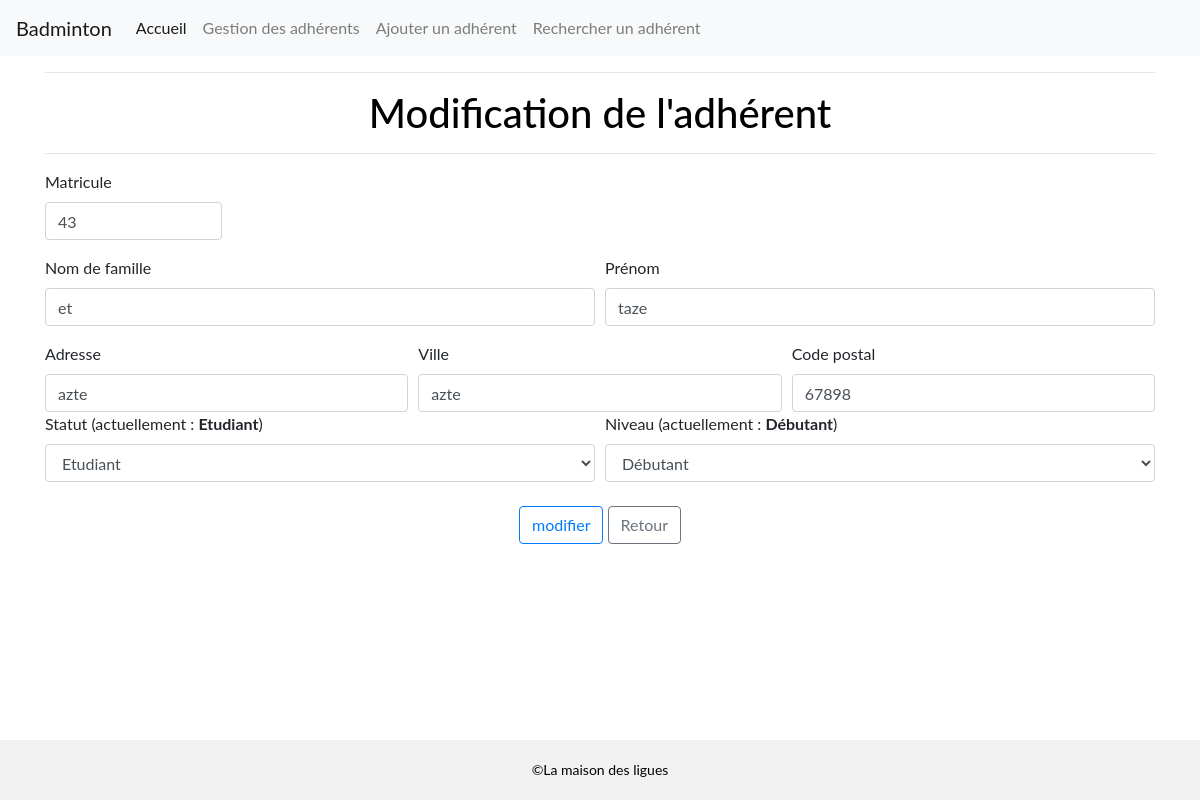
The page /badmintonoff/vues/v_modifierAdh.php?matriculeAdh=43 on the database its author committed.
### tables this page shows
CREATE TABLE `adherent` (
  `matriculeAdh` int(11) NOT NULL COMMENT 'Matricule Adherent',
  `nomAdh` varchar(30) NOT NULL COMMENT 'Nom Adherent',
  `prenomAdh` varchar(30) NOT NULL COMMENT 'Prénom Adherent',
  `adresseAdh` varchar(50) NOT NULL COMMENT 'Adresse Adhérent',
  `villeAdh` varchar(30) NOT NULL COMMENT 'Ville adhérent',
  `cpAdh` int(5) NOT NULL COMMENT 'Code postal',
  `niveauAdh` varchar(30) NOT NULL COMMENT 'Niveau de jeu de l''adhérent',
  `typeAdh` int(11) NOT NULL COMMENT 'Type (Etudiant, salarié, retraité)\r\nLié à la table Type'
);

CREATE TABLE `type` (
  `numType` int(11) NOT NULL COMMENT '1) Etudiant\r\n\r\n2) Salarié\r\n3) Retraité',
  `libelleType` varchar(30) NOT NULL COMMENT 'Nom du type',
  `montantLicence` int(11) NOT NULL COMMENT 'Montant en fonction du type'
);

### badmintonoff/controleur/c_fonctions.php (called while the page is built, shortened)
<?php
class Fonctions
{
    public function detailsAdh($connexion, $matriculeAdh)
    {
        $query = "select *  from adherent inner join type t on adherent.typeAdh = t.numType WHERE matriculeAdh = '$matriculeAdh'";
        $result = $connexion->query($query);
        return $result;
    }
}
?>

### badmintonoff/vues/v_modifierAdh.php (the view, shortened to what this page needs)
<?php
include '../controleur/c_config.php';
include '../controleur/c_fonctions.php';
if (isset($_GET['matriculeAdh'])) {
    $matriculeAdh = $_GET['matriculeAdh'];
    $fonctions = new Fonctions();
    $details = $fonctions->detailsAdh($connexion, $matriculeAdh);
    if ($fiche = $details->fetch_object()) {
        $nomAdh = $fiche->nomAdh;
        $prenomAdh = $fiche->prenomAdh;
        $adresseAdh = $fiche->adresseAdh;
        $villeAdh = $fiche->villeAdh;
        $cpAdh = $fiche->cpAdh;
        $niveauAdh = $fiche->niveauAdh;
        $libelleType = $fiche->libelleType;
    }
}
?>
<div class="container">
    <hr>
    <h1>Modification de l'adhérent</h1>
    <hr>
    <form action="../controleur/c_modifierAdh.php" method="post">
        <div class="form-row">
            <div class="form-group col-md-2">
                <label for="">Matricule</label>
                <input type="text" name="matriculeAdh" class="form-control" id="matriculeAdh" value="<?php echo $matriculeAdh?>">
            </div>
        </div>
        <div class="form-row">
            <div class="form-group col-md-6">
                <label for="">Nom de famille</label>
                <input type="text" name="nomAdh" class="form-control" id="nomAdh" value="<?php echo $nomAdh?>">
            </div>
            <div class="form-group col-md-6">
                <label for="">Prénom</label>
                <input type="text" class="form-control" name="prenomAdh" id="prenomAdh" value="<?php echo $prenomAdh?>">
            </div>
        </div>
        <div class="form-row">
            <div class="col">
                <label for="">Adresse</label>
                <input type="text" class="form-control" name="adresseAdh" id="adresseAdh" value="<?php echo $adresseAdh ?>">
            </div>
            <div class="col">
                <label for="">Ville</label>
                <input type="text" class="form-control" name="villeAdh" id="villeAdh" value="<?php echo $villeAdh ?>">
            </div>
            <div class="col">
                <label for="">Code postal</label>
                <input type="text" class="form-control" name="cpAdh" id="cpAdh" value="<?php echo $cpAdh ?>">
            </div>
        </div>
        <div class="form-row">
            <div class="col">
                <label for="">Statut (actuellement : <strong><?php echo $libelleType ?></strong>)</label>
                <select class="form-control" name="typeAdh" id="typeAdh">
                    <option value="1">Etudiant</option>
                </select>
            </div>
            <div class="col">
                <label for="">Niveau (actuellement : <strong><?php echo $niveauAdh ?></strong>)</label>
                <select class="form-control" name="niveauAdh" id="niveauAdh">
                    <option value=Débutant>Débutant</option>
                </select>
            </div>
        </div>
</div>
<div class="container text-center">
    <br>
    <button class="btn btn-outline-primary" type="submit" value="modifier" name="modifier" id="modifier">modifier</button>
    <a href="v_gestionAdh.php" class="btn btn-outline-secondary">Retour</a>
</div>

### badmintonoff/css/styles.css (style rules this page uses)
* { margin: 0; padding: 0; box-sizing: border-box; font-family: 'Lato', 'Arial', sans-serif; }
h1, p { color: black; text-align: center; line-height: 1.4; }
h1 { font-size: 2.2rem; }
footer { position: absolute; font-size: 12px; bottom: 0; width: 100%; height: 60px; line-height: 60px; font-size: 14px; background-color: #f1f1f1; color: #000000; text-align: center; }

### rows shown on the page
adherent: nomAdh "et", prenomAdh "taze", adresseAdh "azte", villeAdh "azte", cpAdh "67898", typeAdh.libelleType "Etudiant", niveauAdh "Débutant"
